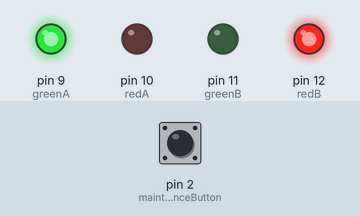
Recording of a sketch running on a simulated Arduino Uno, built with avr-gcc and run on an emulated ATmega328P. Parts: output pins drawn as LEDs (lit = HIGH). The inputs (shaded band) are chosen by the test bench; at power-on: pin 2 (maintenanceButton) HIGH.

Above: at 1.2 s.
1.3 s: pin 2 (maintenanceButton) pulled LOW for 0.15 s
At 11.0 s:
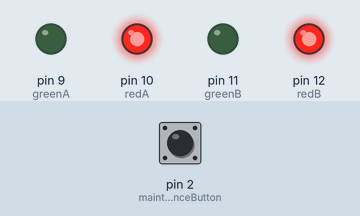
11.5 s: pin 2 (maintenanceButton) pulled LOW for 1 s
At 21.3 s:
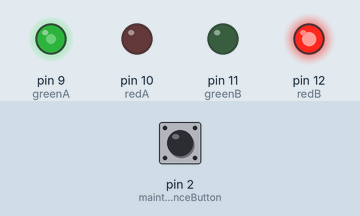
34.5 s: pin 2 (maintenanceButton) pulled LOW for 3.2 s
39.2 s: pin 2 (maintenanceButton) pulled LOW for 0.15 s
At 49.9 s:
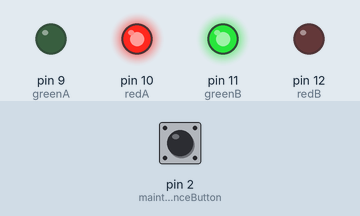
Timing chart, 0 to 59.0 s (numbered marks = the images above; inputs shaded):
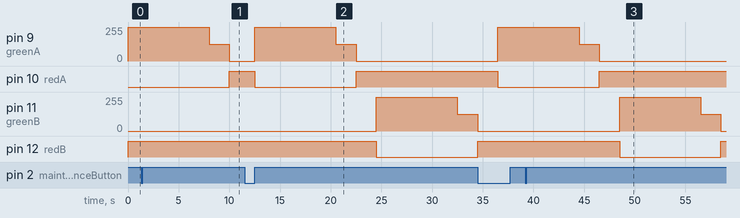

Measured:
- after the input at 11.5 s, pin 9 (greenA): 0/255 → 255/255 after 1.0 s, → 127/255 8.0 s later, → 0/255 2.0 s later; pin 10 (redA): HIGH → LOW after 1.0 s, → HIGH 10.0 s later; pin 11 (greenB): 0/255 → 255/255 after 13.0 s, → 127/255 8.0 s later; pin 12 (redB): HIGH → LOW after 13.0 s
- after the input at 39.2 s, pin 11 (greenB): 0/255 → 255/255 after 9.3 s, → 127/255 8.0 s later, → 0/255 2.0 s later; pin 12 (redB): HIGH → LOW after 9.3 s, → HIGH 10.0 s later

The sketch:

lab7part1.ino
```cpp
// Assignment 6 - One Way Traffic Controller

//pin declarations
int greenA = 9;             // Green A
int redA = 10;              // Red A
int greenB = 11;            // Green B
int redB = 12;              // Red B
int maintenanceButton = 2;  // Maintenance Button

// variables
volatile int maintenanceFlag = 0;    // maintenance flag
int state = 1;
int prevState = 1;

void setup(){
  // configure pin to input or output
  pinMode(greenA, OUTPUT);
  pinMode(redA, OUTPUT);
  pinMode(greenB, OUTPUT);
  pinMode(redB, OUTPUT);
  pinMode(maintenanceButton, INPUT_PULLUP);

  state = 1;
  prevState = 1;
  maintenanceFlag = 0;
  attachInterrupt((maintenanceButton - 2), maintenanceInterrupt, RISING);
}

void maintenanceInterrupt(){
  maintenanceFlag = (maintenanceFlag == 1)?0:1;
}

void setFull(int pin){
  analogWrite(pin, 255);
}

void setHalf(int pin){
  analogWrite(pin, 127);
}

void setOff(int pin){
  analogWrite(pin, 0);
}

void delayAll(){
  // Street A and B are red

  setFull(redA);
  setOff(greenA);

  setFull(redB);
  setOff(greenB);

  delay(2000);      // delay 2 seconds

  // change state
  if (maintenanceFlag == 0){
    if (prevState == 1)
      state = 2;
    else if (prevState == 2)
      state = 1;
    else            // default state
      state = 1;
  }
  else
    state = 0;
}

void cycle(int green1, int red1, int green2, int red2){
  // Street 1 is green

  setFull(green1);
  setOff(red1);

  setFull(red2);
  setOff(green2);

  delay(8000);      // delay 8 seconds

  setHalf(green1);  // fade Green 1 for warning
  delay(2000);      // delay 2 seconds

  // change state
  state = 3;
}

void maintenance(){
  // freeze lights to red

  setFull(redA);
  setOff(greenA);

  setFull(redB);
  setOff(greenB);

  // change state
  if (maintenanceFlag == 1)
    state = 0;
  else
    state = 1;
}

void loop(){
  switch(state){
  case 0:    // maintenance state
    maintenance();
    break;
  case 1:    // street A green
    prevState = 1;
    cycle(greenA, redA, greenB, redB);
    break;
  case 2:    // street B green
    prevState = 2;
    cycle(greenB, redB, greenA, redA);
    break;
  case 3:    // delay state
    delayAll();
    break;
  default:   // street A green
    state = 1;
    prevState = 1;
    break;
  }
}
```
